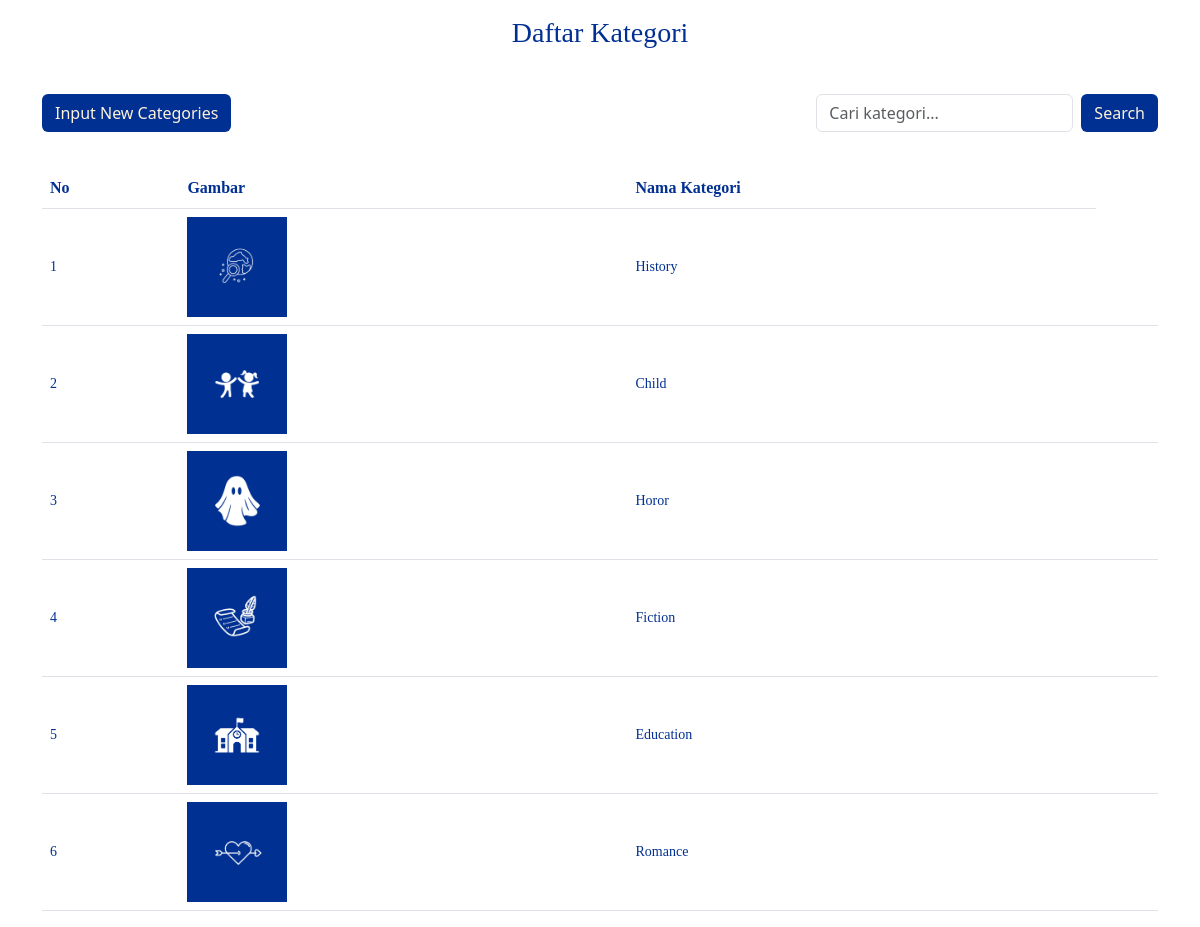
Page /back_end/petugas/pages/daftar_kategori.php on the committed database.
### tables this page shows
CREATE TABLE `tb_kategoribuku` (
  `id_kategori` int(11) NOT NULL,
  `nama_kategori` varchar(255) NOT NULL,
  `gambar_kategori` varchar(255) NOT NULL
);

### back_end/petugas/pages/daftar_kategori.php (the view, shortened to what this page needs)
<?php
include "../../lib/koneksi.php";
?>
<!doctype html>
<html lang="en">
<head>
    <link href="https://cdn.jsdelivr.net/npm/bootstrap@5.3.3/dist/css/bootstrap.min.css" rel="stylesheet"
>
    <link rel="stylesheet" href="https://cdn.jsdelivr.net/npm/bootstrap-icons@1.5.0/font/bootstrap-icons.css">
</head>
<body>
    <center>
        <h3 class="mt-3 mb-4">Daftar Kategori</h3>
    </center>
    <div class="container">
        <div class="d-flex justify-content-between align-items-center mb-3">
            <a href="?page=input_kat" type="button" class="btn btn-md">Input New Categories</a>
            <form class="d-flex search-form" method="GET">
                <input class="form-control me-2" type="search" name="keyword" placeholder="Cari kategori..."
                    aria-label="Search"
                    value="<?= isset($_GET['keyword']) ? htmlspecialchars($_GET['keyword']) : '' ?>">
                <button class="btn btn-md" type="submit">Search</button>
            </form>
        </div>
        <div class="table-responsive">
            <table class="table table-hover align-middle">
                <thead class="table">
                    <tr>
                        <th style="color: #003092;">No</th>
                        <th style="color: #003092;">Gambar</th>
                        <th style="color: #003092;">Nama Kategori</th>
                    </tr>
                </thead>
                <tbody>
                    <?php
                    $no = 1;
                    $keyword = isset($_GET['keyword']) ? '%' . $_GET['keyword'] . '%' : '%';
                    $sqlReslt = $pdo->prepare("
                        SELECT * FROM tb_kategoribuku
                        WHERE nama_kategori LIKE :search
                        ORDER BY id_kategori DESC
                    ");
                    $sqlReslt->bindValue(':search', $keyword);
                    $sqlReslt->execute();
                    while($rowResult = $sqlReslt->fetch(PDO::FETCH_ASSOC)) {
                    ?>
                    <tr>
                        <td style="color: #003092;"><?= $no++ ?></td>
                        <td><img width="100" src="../../gbrcategori/<?= $rowResult['gambar_kategori'] ?>"></td>
                        <td style="color: #003092;"><?= $rowResult['nama_kategori'] ?></td>
                        <td style="color: #003092;">
                        </td>
                    </tr>
                    <?php
                    }
                    ?>
                </tbody>
            </table>
        </div>
    </div>
</body>
</html>

### back_end/petugas/pages/daftar_kategori.php (style rules this page uses)
.btn-md { color: #FFF2DB; background-color: #003092; }
h3 { font-family: aes; color: #003092; }
th { font-family: biasa; }
tbody tr td { font-family: biasa; font-size: 14px; color: #003092; }
.search-form { margin: 20px 0; }

### rows in the picture
tb_kategoribuku: gambar_kategori (picture), nama_kategori "History"
tb_kategoribuku: gambar_kategori (picture), nama_kategori "Child"
tb_kategoribuku: gambar_kategori (picture), nama_kategori "Horor"
tb_kategoribuku: gambar_kategori (picture), nama_kategori "Fiction"
tb_kategoribuku: gambar_kategori (picture), nama_kategori "Education"
tb_kategoribuku: gambar_kategori (picture), nama_kategori "Romance"
